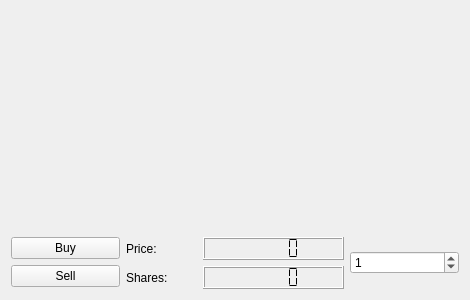
<?xml version="1.0" encoding="UTF-8"?>
<ui version="4.0">
 <class>SingleStock</class>
 <widget class="QWidget" name="SingleStock">
  <property name="geometry">
   <rect>
    <x>0</x>
    <y>0</y>
    <width>470</width>
    <height>300</height>
   </rect>
  </property>
  <property name="windowTitle">
   <string>Form</string>
  </property>
  <layout class="QVBoxLayout" name="verticalLayout_5">
   <item>
    <layout class="QVBoxLayout" name="verticalLayout_2" stretch="3,1">
     <item>
      <widget class="StockPriceHistoryPlot" name="plot" native="true"/>
     </item>
     <item>
      <layout class="QHBoxLayout" name="horizontalLayout_4" stretch="1,2,1">
       <item>
        <layout class="QVBoxLayout" name="verticalLayout_4">
         <item>
          <widget class="QPushButton" name="buyButton">
           <property name="text">
            <string>Buy</string>
           </property>
          </widget>
         </item>
         <item>
          <widget class="QPushButton" name="sellButton">
           <property name="text">
            <string>Sell</string>
           </property>
          </widget>
         </item>
        </layout>
       </item>
       <item>
        <layout class="QVBoxLayout" name="verticalLayout_3">
         <item>
          <layout class="QHBoxLayout" name="horizontalLayout_2" stretch="1,2">
           <item>
            <widget class="QLabel" name="Current_Price_Label">
             <property name="text">
              <string>Price:</string>
             </property>
            </widget>
           </item>
           <item>
            <widget class="QLCDNumber" name="lcdPrice">
             <property name="segmentStyle">
              <enum>QLCDNumber::Flat</enum>
             </property>
            </widget>
           </item>
          </layout>
         </item>
         <item>
          <layout class="QHBoxLayout" name="horizontalLayout_3" stretch="1,2">
           <item>
            <widget class="QLabel" name="Stocks_Label">
             <property name="text">
              <string>Shares:</string>
             </property>
            </widget>
           </item>
           <item>
            <widget class="QLCDNumber" name="lcdStocks">
             <property name="segmentStyle">
              <enum>QLCDNumber::Flat</enum>
             </property>
            </widget>
           </item>
          </layout>
         </item>
        </layout>
       </item>
       <item>
        <widget class="QSpinBox" name="orderStep">
         <property name="maximum">
          <number>1000000</number>
         </property>
         <property name="singleStep">
          <number>10</number>
         </property>
         <property name="value">
          <number>1</number>
         </property>
        </widget>
       </item>
      </layout>
     </item>
    </layout>
   </item>
  </layout>
 </widget>
 <customwidgets>
  <customwidget>
   <class>StockPriceHistoryPlot</class>
   <extends>QWidget</extends>
   <header>stockpricehistoryplot.h</header>
   <container>1</container>
  </customwidget>
 </customwidgets>
 <resources/>
 <connections/>
</ui>
